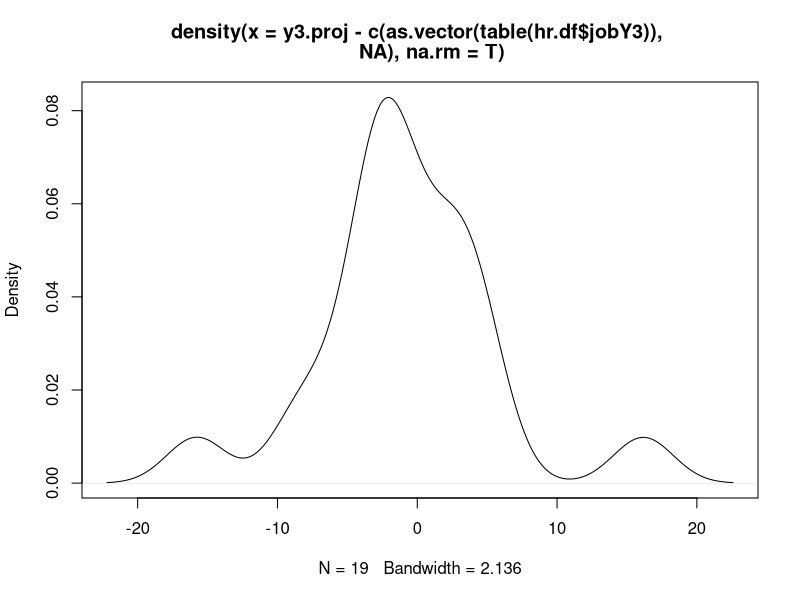

Generate this figure with R:
# ORGB 671 - Illustration of creating a Transition Matrix
# (c) Brian Rubineau 2020

# STEP 1: Create Dummy HR Data
# STEP 2: Use data to create transition matrix
# STEP 3: Illustrate projecting forward using transition matrix
#      3.a. : projecting forward and comparing with known data
#      3.b. : projecting forward beyond known data

##############################
# STEP 1: Create Dummy HR Data
# ----------------------------
# Create dummy HR data for Year 1 
# - Normal distribution of 1000 employees
# - jobCatCount = 19 job categories
jobCatCount <- 19
hr1 <- pmax( # nothing less than 1
  pmin(      # nothing greater than 19
    ceiling( # integers only
      rnorm(1000,
             mean=jobCatCount/2,
             sd=jobCatCount/4)),
    19,na.rm=T),
  1,na.rm=T)
summary(hr1) # check 1
table(hr1)   # check 2

# turn that into a function, taking both number of jobs and number of individuals as arguments
genJobs <- function(nJobs, nPpl){
  jobs <- pmax( # nothing less than 1
    pmin(      # nothing greater than 19
      ceiling( # integers only
        rnorm(nPpl,
              mean=nJobs/2,
              sd=nJobs/4)),
      nJobs,na.rm=T),
    1,na.rm=T)
  return(jobs)
}

# Create data frame with employee ID and job information
hr.df <- data.frame(empID = sample(1000:9999,1000,replace=F),
                    jobY1 = genJobs(19,1000))

# Create HR data for Year 2
# - for each job, 75% stay, 8% promoted 1 level, 4% promoted 2 levels, 2% demoted 1 level
# - cannot go below 1 or over 19
# - 10% exit
# - 100 new people enter following the distribution above in creating hr1
# - new employees need new empIDs

# update job info for current employees
hr.df$jobY2 <- sapply(hr.df$jobY1,function(j){
  jobChange <- sample(c(-1,0,1,2,NA),1,prob=c(0.02,0.75,0.08,0.04,0.1)) # NA means exit
  newJob <- max(min(19,j+jobChange),1)
})

# create new job entrants
entrants <- data.frame(empID = sample(setdiff(1000:9999,hr.df$empID),100,replace=F),
                        jobY1 = NA,
                        jobY2 = genJobs(19,100))

# bring in new entrants to the data frame
hr.df <- rbind(hr.df,entrants)


##############################################
# STEP 2: Use data to create transition matrix
# --------------------------------------------

# Use data to identify the set of job categories
jobSet <- sort(unique(as.vector(apply(hr.df[,c("jobY1","jobY2")],MAR=2,FUN=c))))

# Create a matrix of job changes - NOTE: only includes employees present in BOTH YEARS
jobChange.mat <- matrix( # make the output a matrix rather than a table
  table(hr.df[,c("jobY2","jobY1")]), # the table command sorts automatically
  nrow=length(jobSet),ncol=length(jobSet)) # ensure the dimensions are correct

# Add Column for entrants
# need to ensure we have values for each job level - number of entrants might be 0 for some jobs
fromOutside <- data.frame(jobLevel = jobSet,
                          entrantCount = sapply(jobSet,function(j){
                            return(sum(as.numeric(hr.df$jobY2[which(is.na(hr.df$jobY1))]==j),na.rm=T))
                          }))
sum(fromOutside$entrantCount) # check - should add to 100 (the number of people coming from outside)

# Add this column to jobChange.mat
jobChange.mat <- cbind(jobChange.mat,fromOutside$entrantCount)

# Add Row for exits
# need to ensure we have values for each job level - number of exiters might be 0 for some jobs
exits <- data.frame(jobLevel = jobSet,
                          exitCount = sapply(jobSet,function(j){
                            return(sum(as.numeric(hr.df$jobY1[which(is.na(hr.df$jobY2))]==j),na.rm=T))
                          }))
# Add this row to jobChange.mat
# NOTE: Must add 0 to end of exit vector, 
# because now jobChange.mat has a column (col 20) for people coming from outside, which is not a job category
# the 0 at the end ensures the dimensions match, without interfering with later matrix multiplication
jobChange.mat <- rbind(jobChange.mat,c(exits$exitCount,0)) 

rownames(jobChange.mat) <- c(paste0("A",jobSet),"Exits")
colnames(jobChange.mat) <- c(paste0("A",jobSet),"Out")

# Convert to Transition Matrix by dividing by columnSums
# we do this by matrix-multiplying the jobChange.mat matrix 
# by a diagonal matrix containing 1/(column sums from the matrix)
y1.y2.tm <- jobChange.mat %*% diag(1/colSums(jobChange.mat,na.rm=T))

table(colSums(y1.y2.tm,na.rm=T)) # check - column sums should all == 1


################################################################
# STEP 3: Illustrate projecting forward using transition matrix
#      3.a. : projecting forward and comparing with known data
#      3.b. : projecting forward beyond known data
# --------------------------------------------------------------

# Projection @ time t+1: TM %*% (hr(t) & # from outside)
y2.proj <- y1.y2.tm %*%
  as.matrix(                          # make it class matrix to allow smooth matrix multiplication
    c(                                # combine / concatenate function to add # new entrants at end
      as.vector(table(hr.df$jobY1)),  # vector of people in jobs (note - table runs the risk of omitting categories w/0 employees, which would create an error)
              100),                   # 100 new entrants at end of column vector
    nrow=(length(jobCatCount)+1),ncol=1) # set dimensions of column vector explicitly

cbind(y2.proj, c(as.vector(table(hr.df$jobY2)),NA)) # compare. Note perfect match (except didn't count exits)

# create Y3 projection from time 2 composition, then create Y3 counts using same process above. Compare
y3.proj <- y1.y2.tm %*%
  as.matrix(                          # make it class matrix to allow smooth matrix multiplication
    c(                                # combine / concatenate function to add # new entrants at end
      as.vector(table(hr.df$jobY2)),  # vector of people in jobs (note - table runs the risk of omitting categories w/0 employees, which would create an error)
      100),                   # 100 new entrants at end of column vector
    nrow=(length(jobCatCount)+1),ncol=1) # set dimensions of column vector explicitly

# update job info for current employees
hr.df$jobY3 <- sapply(hr.df$jobY2,function(j){
  jobChange <- sample(c(-1,0,1,2,NA),1,prob=c(0.02,0.75,0.08,0.04,0.1)) # NA means exit
  newJob <- max(min(19,j+jobChange),1)
})

# create new job entrants
y3entrants <- data.frame(empID = sample(setdiff(1000:9999,hr.df$empID),100,replace=F),
                       jobY1 = NA,
                       jobY2 = NA,
                       jobY3 = genJobs(19,100))

# bring in new Y3 entrants to the data frame
hr.df <- rbind(hr.df,y3entrants)

# compare
cbind(y3.proj, c(as.vector(table(hr.df$jobY3)),NA)) # compare. Note perfect match (except didn't count exits)

# summary of errors
summary(y3.proj- c(as.vector(table(hr.df$jobY3)),NA))
sd(y3.proj- c(as.vector(table(hr.df$jobY3)),NA),na.rm=T)
cor(y3.proj, c(as.vector(table(hr.df$jobY3)),NA),use="p")

# plot distribution of errors
plot(density(y3.proj- c(as.vector(table(hr.df$jobY3)),NA),na.rm=T))
